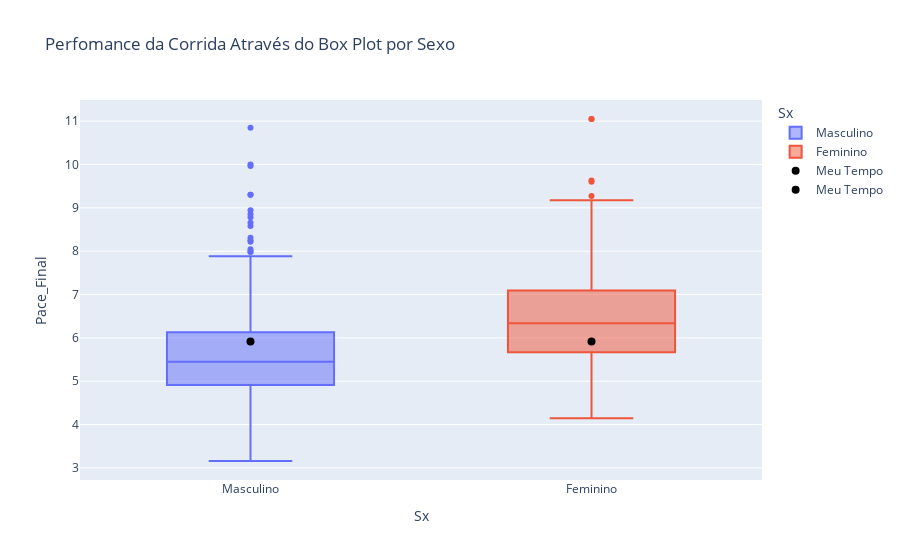

Notebook code cell kept with this figure:
### Markdown cell above
### Desempenho em Relação ao Sexo

### Code cell
fig = px.box(
    dados_corrida_so_quem_completou,
    x = 'Sx', #Agora por ter o sexo não vou precisar multiplicar por 958, pois o meu eixo x no scatter plot do meu tempo vai ser o sexo
    y='Pace_Final',
    color = 'Sx',
    title = 'Perfomance da Corrida Através do Box Plot por Sexo'
    
)



fig.add_trace(
    go.Scatter(  
        x=['Masculino'],
        y=[meu_pace],
        mode='markers',
        marker=dict(color='black', size=8),
        name='Meu Tempo'
    )
)

fig.add_trace(
    go.Scatter(  
        x=['Feminino'],
        y=[meu_pace],
        mode='markers',
        marker=dict(color='black', size=8),
        name='Meu Tempo'
    )
)

fig.show()

### Figure 1 — Plotly figure (JSON) as saved in the notebook; plotly's stock layout.template omitted (floating-point values rounded to 4 significant figures; data arrays with more than 128 entries replaced by an {"elided": "..."} marker saying what was removed)
{"data": [{"alignmentgroup": "True", "hovertemplate": "Sx=%{x}<br>Pace_Final=%{y}<extra></extra>", "legendgroup": "Masculino", "marker": {"color": "#636efa"}, "name": "Masculino", "notched": false, "offsetgroup": "Masculino", "orientation": "v", "showlegend": true, "type": "box", "x": {"elided": "668 str values"}, "x0": " ", "xaxis": "x", "y": {"elided": "668 float values"}, "y0": " ", "yaxis": "y"}, {"alignmentgroup": "True", "hovertemplate": "Sx=%{x}<br>Pace_Final=%{y}<extra></extra>", "legendgroup": "Feminino", "marker": {"color": "#EF553B"}, "name": "Feminino", "notched": false, "offsetgroup": "Feminino", "orientation": "v", "showlegend": true, "type": "box", "x": {"elided": "290 str values"}, "x0": " ", "xaxis": "x", "y": {"elided": "290 float values"}, "y0": " ", "yaxis": "y"}, {"marker": {"color": "black", "size": 8}, "mode": "markers", "name": "Meu Tempo", "type": "scatter", "x": ["Masculino"], "y": [5.917]}, {"marker": {"color": "black", "size": 8}, "mode": "markers", "name": "Meu Tempo", "type": "scatter", "x": ["Feminino"], "y": [5.917]}], "layout": {"boxmode": "overlay", "legend": {"title": {"text": "Sx"}, "tracegroupgap": 0}, "title": {"text": "Perfomance da Corrida Através do Box Plot por Sexo"}, "xaxis": {"anchor": "y", "categoryarray": ["Masculino", "Feminino"], "categoryorder": "array", "domain": [0, 1], "title": {"text": "Sx"}}, "yaxis": {"anchor": "x", "domain": [0, 1], "title": {"text": "Pace_Final"}}}}
